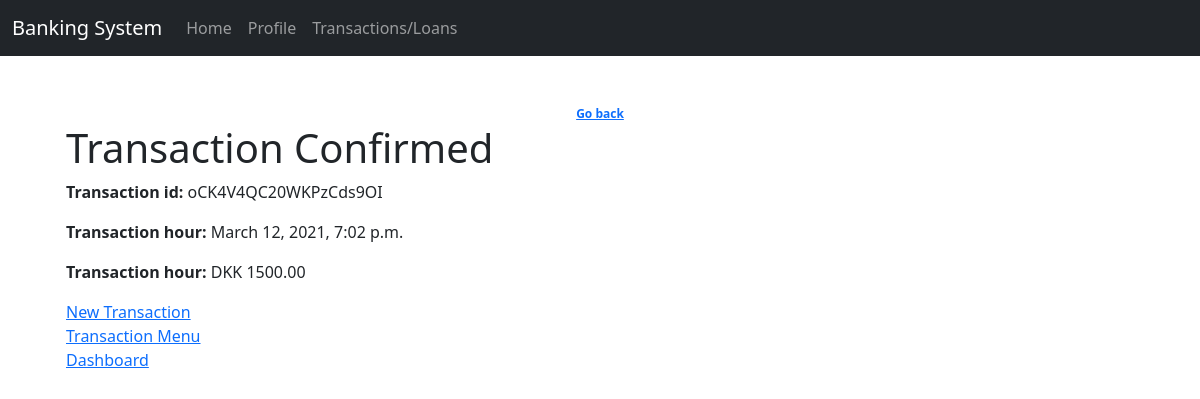
The page /transaction/confirmation/ (signed in) on the database as committed earlier.
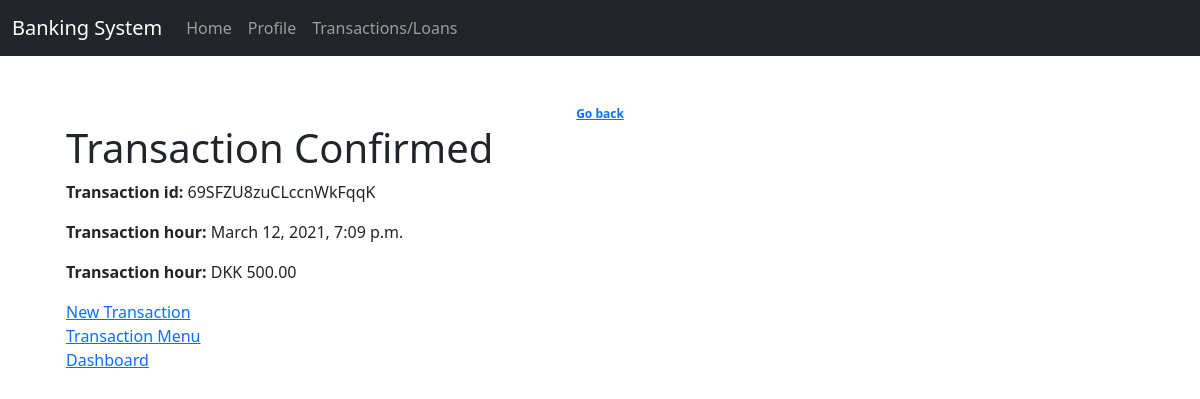
The same page on the database as committed later.
### transaction_app/models.py (models this page shows, shortened)
class Transaction(models.Model):
    transaction_user_account_fk = models.ForeignKey(Account, on_delete=models.PROTECT)
    transaction_account_number_sender = models.CharField(max_length=20, null=False)
    transaction_account_number_receiver = models.CharField(max_length=20, null=False)
    transaction_id = models.CharField(max_length=20)
    transaction_amount = models.DecimalField(decimal_places=2,max_digits=7, validators=[MinValueValidator(5.00)])
    transaction_currency = models.CharField(max_length=3)
    transaction_date = models.DateTimeField(auto_now_add=True)

### transaction_app/views.py (the view)
# urls.py: path('confirmation/', views.confirmation_view, name='confirmation'),
def confirmation_view(request):
    user = request.user
    profile = Profile.objects.get(user=user)
    accounts = Account.objects.filter(account_user_fk=profile)
    for account in accounts:
        user_transactions = Transaction.objects.filter(transaction_user_account_fk=account)
    latest_transaction = user_transactions.latest('transaction_date')
    context = { "latest_transaction" : latest_transaction}
    return render(request, 'transaction_app/confirmation.html', context)

### transaction_app/templates/transaction_app/confirmation.html
{% extends "transaction_app/base.html" %}
{% block content %}
<small class="badge badge-pill badge-primary"> <a href="/transaction" > Go back</a></small>
    <h1> Transaction Confirmed</h1>
    <p>  <b>  Transaction id: </b>  {{ latest_transaction.transaction_id }} </p>
    <p>  <b> Transaction hour: </b>  {{latest_transaction.transaction_date}} </p>
    <p>  <b> Transaction hour: </b>  DKK {{latest_transaction.transaction_amount}} </p>
    <a href="/transaction/new"> New Transaction</a>
    <a href="/transaction/"> Transaction Menu</a>
    <a href="/auth/dashboard"> Dashboard</a>
{% endblock %}

Rows that differ between the two databases and show on the page:
no longer on this page (row unchanged): Transaction: transaction_id "oCK4V4QC20WKPzCds9OI", transaction_date "March 12, 2021, 7:02 p.m.", transaction_amount "1500.00"
added Transaction: transaction_id "69SFZU8zuCLccnWkFqqK", transaction_date "March 12, 2021, 7:09 p.m.", transaction_amount "500.00"
